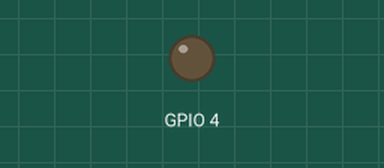
Recording of a sketch running on a simulated ESP32. On the bench: output pins drawn as LEDs (lit = HIGH). Nothing arrives over Bluetooth unless stated; the camera gives no picture.

Above: at 0.1 s.
Timing chart, 0 to 1.7 s (numbered marks = the images above):
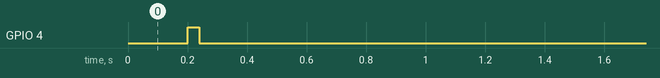

The sketch:

deneme3.ino
```cpp
// (licence header left out)
//
// WARNING!!! Make sure that you have either selected ESP32 Wrover Module,
//            or another board which has PSRAM enabled
//

// Select camera model
//#define CAMERA_MODEL_WROVER_KIT
//#define CAMERA_MODEL_ESP_EYE
//#define CAMERA_MODEL_M5STACK_PSRAM
//#define CAMERA_MODEL_M5STACK_WIDE
#define CAMERA_MODEL_AI_THINKER

// Pin definition for CAMERA_MODEL_AI_THINKER
#define PWDN_GPIO_NUM     32
#define RESET_GPIO_NUM    -1
#define XCLK_GPIO_NUM      0
#define SIOD_GPIO_NUM     26
#define SIOC_GPIO_NUM     27

#define Y9_GPIO_NUM       35
#define Y8_GPIO_NUM       34
#define Y7_GPIO_NUM       39
#define Y6_GPIO_NUM       36
#define Y5_GPIO_NUM       21
#define Y4_GPIO_NUM       19
#define Y3_GPIO_NUM       18
#define Y2_GPIO_NUM        5
#define VSYNC_GPIO_NUM    25
#define HREF_GPIO_NUM     23
#define PCLK_GPIO_NUM     22

#include "BluetoothSerial.h"
BluetoothSerial SerialBT;
#include "esp_camera.h"

unsigned int resultsToShow = 10;                 // how much data to display
String tReply = "";  // reply to send to pc

const int im_scale = 10;
unsigned long long fb_len;

uint8_t ARR[10] = {1,2,3,4,5,6,7,8,9,10};
uint8_t *pARR = ARR;

//unsigned char main_loop_ct = 0;

void setup() {
  pinMode(4, OUTPUT);
  digitalWrite(4, LOW);delay(200);
  digitalWrite(4, HIGH);delay(40);digitalWrite(4, LOW);

  SerialBT.begin("ESP32 Bluetooth");
  //Serial.begin(9600);

  camera_config_t config;
  config.ledc_channel = LEDC_CHANNEL_0;
  config.ledc_timer = LEDC_TIMER_0;
  config.pin_d0 = Y2_GPIO_NUM;
  config.pin_d1 = Y3_GPIO_NUM;
  config.pin_d2 = Y4_GPIO_NUM;
  config.pin_d3 = Y5_GPIO_NUM;
  config.pin_d4 = Y6_GPIO_NUM;
  config.pin_d5 = Y7_GPIO_NUM;
  config.pin_d6 = Y8_GPIO_NUM;
  config.pin_d7 = Y9_GPIO_NUM;
  config.pin_xclk = XCLK_GPIO_NUM;
  config.pin_pclk = PCLK_GPIO_NUM;
  config.pin_vsync = VSYNC_GPIO_NUM;
  config.pin_href = HREF_GPIO_NUM;
  config.pin_sscb_sda = SIOD_GPIO_NUM;
  config.pin_sscb_scl = SIOC_GPIO_NUM;
  config.pin_pwdn = PWDN_GPIO_NUM;
  config.pin_reset = RESET_GPIO_NUM;
  config.xclk_freq_hz = 20000000;
  config.pixel_format = PIXFORMAT_JPEG;
  config.fb_count = 1;
  config.frame_size = FRAMESIZE_QVGA;

  //esp_camera_init(&config);

  //init with high specs to pre-allocate larger buffers
  /*
  if(psramFound()){
    config.frame_size = FRAMESIZE_QVGA;
    //config.jpeg_quality = 10;
    config.fb_count = 1;

  } else {
    config.frame_size = FRAMESIZE_QVGA;
    //config.jpeg_quality = 12;
    config.fb_count = 1;

    while (1 == 1)digitalWrite(4, HIGH);delay(100);digitalWrite(4, LOW);delay(500);


  }
  */
#if defined(CAMERA_MODEL_ESP_EYE)
  pinMode(13, INPUT_PULLUP);
  pinMode(14, INPUT_PULLUP);
#endif

  // camera init
  esp_err_t err = esp_camera_init(&config);
  if (err != ESP_OK) {
    SerialBT.printf("Camera init failed with error 0x%x", err);
    return;
  }

  //sensor_t * s = esp_camera_sensor_get();
  //initial sensors are flipped vertically and colors are a bit saturated

  /*if (s->id.PID == OV3660_PID) {
    s->set_vflip(s, 1);//flip it back
    s->set_brightness(s, 1);//up the blightness just a bit
    s->set_saturation(s, -2);//lower the saturation
  }
  //drop down frame size for higher initial frame rate
  s->set_framesize(s, FRAMESIZE_QVGA);
  */

//#if defined(CAMERA_MODEL_M5STACK_WIDE)
//  s->set_vflip(s, 1);
 // s->set_hmirror(s, 1);
//#endif

}

void loop() {
  // put your main code here, to run repeatedly:

  //digitalWrite(4, HIGH);delay(40);digitalWrite(4, LOW);
  //Serial.print("@");
  //Serial.printf(main_loop_ct);
  //main_loop_ct++;
  SerialBT.print("@#@"); //Packet start
  /*
  SerialBT.print("free_mem");
  SerialBT.print(heap_caps_get_free_size(MALLOC_CAP_SPIRAM));
  SerialBT.print("###");
  SerialBT.print(heap_caps_get_free_size(MALLOC_CAP_8BIT));
  SerialBT.print("###");
  */

  // capture live image (jpg)

    camera_fb_t * fb = NULL;
    //digitalWrite(4, HIGH);delay(100);
    fb = esp_camera_fb_get();
    //digitalWrite(4, LOW);

    //if (!fb) tReply+=" -Error capturing image from camera- ";
    //tReply+="(Image resolution=" + String(fb->width) + "x" + String(fb->height) + ")";         // display image resolution

  /*
  // allocate memory to store rgb data in psram
    //if (!psramFound()) tReply+=" -Error no psram found- ";
    void *ptrVal = NULL;
    uint32_t ARRAY_LENGTH = fb->width * fb->height * 3;               // number of pixels in the jpg image x 3
    //SerialBT.print(ARRAY_LENGTH);
    //SerialBT.print("###");

    //if (heap_caps_get_free_size( MALLOC_CAP_SPIRAM) <  ARRAY_LENGTH) tReply+=" -Error not enough free psram to store rgb data- ";      // check free memory in psram
    ptrVal = heap_caps_malloc(ARRAY_LENGTH, MALLOC_CAP_SPIRAM);
    uint8_t *rgb = (uint8_t *)ptrVal;
    //SerialBT.print(heap_caps_get_free_size( MALLOC_CAP_SPIRAM));
    //SerialBT.print("###");

  // convert jpg to rgb (store in an array 'rgb')
    bool jpeg_converted = fmt2rgb888(fb->buf, fb->len, PIXFORMAT_JPEG, rgb);
    if (!jpeg_converted) tReply+=" -Error converting image to RGB- ";


  // display some of the resulting data
      for (uint32_t i = 0; i < (int)ARRAY_LENGTH/im_scale; i++) {
        // // x and y coordinate of the pixel
        //   uint16_t x = i % fb->width;
        //   uint16_t y = floor(i / fb->width);


        if (i%3 == 0) tReply+="B";
        else if (i%3 == 1) tReply+="G";
        else if (i%3 == 2) tReply+="R";
        tReply+= String(rgb[i]) + ",";

        tReply+= (char)rgb[i*im_scale];

      }


  // free up memory

    heap_caps_free(ptrVal);

  */

  //SerialBT.write(*(fb->buf)); //sends 0xFF
  /*
  fb_len = (unsigned long long)(fb->len);
  SerialBT.write(((fb_len)>>(8*0))& 0xFF);
  SerialBT.write(((fb_len)>>(8*1))& 0xFF);
  SerialBT.write(((fb_len)>>(8*2))& 0xFF);
  SerialBT.write(((fb_len)>>(8*3))& 0xFF);
  SerialBT.write(((fb_len)>>(8*4))& 0xFF);
  SerialBT.write(((fb_len)>>(8*5))& 0xFF);
  SerialBT.write(((fb_len)>>(8*6))& 0xFF);
  SerialBT.write(((fb_len)>>(8*7))& 0xFF);
  */

  if (!fb) Serial.print(" -Error capturing image from camera- ");

  //SerialBT.write(pARR,10);

  SerialBT.write(*(fb->buf));

  //SerialBT.print((fb->len));

  // invalid conversion from 'uint8_t' {aka 'unsigned char'} to 'const uint8_t*' {aka
  // 'const unsigned char*'} [-fpermissive]

  //"pointer olan bir şete pointer olmayan bir şety vermeye çalışıyorsun"


  //tReply = "LIVE IMAGE AS RGB DATA: ";
  tReply = "";

  esp_camera_fb_return(fb);

  SerialBT.print("#@#"); //Packet end
  SerialBT.flush();
  delay(5000);
}
```
